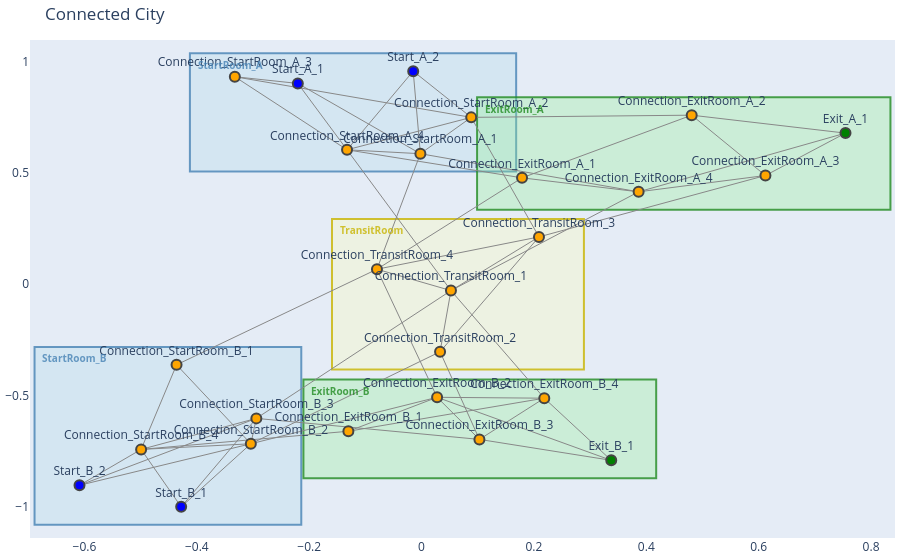

The cell this chart's notebook holds for it:
### Code cell
from city_creation import *

num_bottleneck = 3
num_open = 3

G_connected, start_c, exit_c = create_city(
    seed=SEED,
    bottleneck_corridors=num_bottleneck,
    open_corridors=num_open,
    exit_connections=3,
    start_connections=3,
)

betweeness_c = bottleneck_score_betweeness(G_connected)
avg_c = bottleneck_score_avg_path(G_connected, start_c, exit_c)
cuts_c = bottleneck_score_min_cut(G_connected, start_c, exit_c)

visualise_city(G_connected, title='Connected City', save_path='images/connected_city.png')

pickle.dump(
    {"graph": G_connected, "starts": start_c, "exits": exit_c},
    open(os.path.join("graphs/connected_city.pickle"), "wb"),
)

### Figure 1 — Plotly figure (JSON) as saved in the notebook; plotly's stock layout.template omitted (floating-point values rounded to 4 significant figures; data arrays with more than 128 entries replaced by an {"elided": "..."} marker saying what was removed)
{"data": [{"hoverinfo": "none", "line": {"color": "#888", "width": 1}, "mode": "lines", "type": "scatter", "x": {"elided": "180 float values"}, "y": {"elided": "180 float values"}}, {"hoverinfo": "text", "marker": {"color": ["orange", "orange", "orange", "orange", "blue", "blue", "orange", "orange", "orange", "orange", "blue", "blue", "orange", "orange", "orange", "orange", "orange", "orange", "orange", "orange", "green", "orange", "orange", "orange", "orange", "green"], "line": {"width": 2}, "size": 10}, "mode": "markers+text", "text": ["Connection_StartRoom_A_1", "Connection_StartRoom_A_2", "Connection_StartRoom_A_3", "Connection_StartRoom_A_4", "Start_A_1", "Start_A_2", "Connection_StartRoom_B_1", "Connection_StartRoom_B_2", "Connection_StartRoom_B_3", "Connection_StartRoom_B_4", "Start_B_1", "Start_B_2", "Connection_TransitRoom_1", "Connection_TransitRoom_2", "Connection_TransitRoom_3", "Connection_TransitRoom_4", "Connection_ExitRoom_A_1", "Connection_ExitRoom_A_2", "Connection_ExitRoom_A_3", "Connection_ExitRoom_A_4", "Exit_A_1", "Connection_ExitRoom_B_1", "Connection_ExitRoom_B_2", "Connection_ExitRoom_B_3", "Connection_ExitRoom_B_4", "Exit_B_1"], "textposition": "top center", "type": "scatter", "x": [-0.002115, 0.08836, -0.3323, -0.1327, -0.2202, -0.01488, -0.4361, -0.3039, -0.2941, -0.4992, -0.4279, -0.6088, 0.05233, 0.03295, 0.209, -0.07941, 0.1788, 0.4808, 0.612, 0.3863, 0.7545, -0.1303, 0.02765, 0.103, 0.2184, 0.3376], "y": [0.5861, 0.7493, 0.9317, 0.6036, 0.9017, 0.9568, -0.362, -0.7168, -0.6026, -0.742, -1, -0.9032, -0.0287, -0.3034, 0.2124, 0.0672, 0.4777, 0.7591, 0.4882, 0.4149, 0.6786, -0.6605, -0.508, -0.697, -0.512, -0.791]}], "layout": {"annotations": [{"font": {"color": "rgba(70, 130, 180, 0.8)", "size": 10}, "showarrow": false, "text": "<b>StartRoom_A</b>", "x": -0.4023, "xanchor": "left", "y": 1.027, "yanchor": "top"}, {"font": {"color": "rgba(70, 130, 180, 0.8)", "size": 10}, "showarrow": false, "text": "<b>StartRoom_B</b>", "x": -0.6788, "xanchor": "left", "y": -0.292, "yanchor": "top"}, {"font": {"color": "rgba(200, 180, 0, 0.8)", "size": 10}, "showarrow": false, "text": "<b>TransitRoom</b>", "x": -0.1494, "xanchor": "left", "y": 0.2824, "yanchor": "top"}, {"font": {"color": "rgba(34, 139, 34, 0.8)", "size": 10}, "showarrow": false, "text": "<b>ExitRoom_A</b>", "x": 0.1088, "xanchor": "left", "y": 0.8291, "yanchor": "top"}, {"font": {"color": "rgba(34, 139, 34, 0.8)", "size": 10}, "showarrow": false, "text": "<b>ExitRoom_B</b>", "x": -0.2003, "xanchor": "left", "y": -0.438, "yanchor": "top"}], "hovermode": "closest", "margin": {"b": 20, "l": 5, "r": 5, "t": 40}, "shapes": [{"fillcolor": "rgba(173, 216, 230, 0.3)", "layer": "below", "line": {"color": "rgba(70, 130, 180, 0.8)", "width": 2}, "type": "rect", "x0": -0.4123, "x1": 0.1684, "y0": 0.5061, "y1": 1.037}, {"fillcolor": "rgba(173, 216, 230, 0.3)", "layer": "below", "line": {"color": "rgba(70, 130, 180, 0.8)", "width": 2}, "type": "rect", "x0": -0.6888, "x1": -0.2141, "y0": -1.08, "y1": -0.282}, {"fillcolor": "rgba(255, 255, 180, 0.3)", "layer": "below", "line": {"color": "rgba(200, 180, 0, 0.8)", "width": 2}, "type": "rect", "x0": -0.1594, "x1": 0.289, "y0": -0.3834, "y1": 0.2924}, {"fillcolor": "rgba(144, 238, 144, 0.3)", "layer": "below", "line": {"color": "rgba(34, 139, 34, 0.8)", "width": 2}, "type": "rect", "x0": 0.09881, "x1": 0.8345, "y0": 0.3349, "y1": 0.8391}, {"fillcolor": "rgba(144, 238, 144, 0.3)", "layer": "below", "line": {"color": "rgba(34, 139, 34, 0.8)", "width": 2}, "type": "rect", "x0": -0.2103, "x1": 0.4176, "y0": -0.871, "y1": -0.428}], "showlegend": false, "title": {"text": "Connected City"}, "xaxis": {"showgrid": false, "zeroline": false}, "yaxis": {"showgrid": false, "zeroline": false}}}
